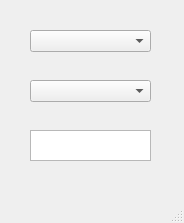
<?xml version="1.0" encoding="UTF-8"?>
<ui version="4.0">
 <class>mainWindow</class>
 <widget class="QMainWindow" name="mainWindow">
  <property name="geometry">
   <rect>
    <x>0</x>
    <y>0</y>
    <width>184</width>
    <height>223</height>
   </rect>
  </property>
  <property name="windowTitle">
   <string>검색</string>
  </property>
  <widget class="QWidget" name="centralwidget">
   <widget class="QComboBox" name="comboBox">
    <property name="geometry">
     <rect>
      <x>30</x>
      <y>30</y>
      <width>121</width>
      <height>22</height>
     </rect>
    </property>
   </widget>
   <widget class="QComboBox" name="comboBox_2">
    <property name="geometry">
     <rect>
      <x>30</x>
      <y>80</y>
      <width>121</width>
      <height>22</height>
     </rect>
    </property>
   </widget>
   <widget class="QTextEdit" name="textEdit">
    <property name="geometry">
     <rect>
      <x>30</x>
      <y>130</y>
      <width>121</width>
      <height>31</height>
     </rect>
    </property>
   </widget>
  </widget>
  <widget class="QMenuBar" name="menubar">
   <property name="geometry">
    <rect>
     <x>0</x>
     <y>0</y>
     <width>184</width>
     <height>21</height>
    </rect>
   </property>
  </widget>
  <widget class="QStatusBar" name="statusbar"/>
 </widget>
 <resources/>
 <connections/>
</ui>
